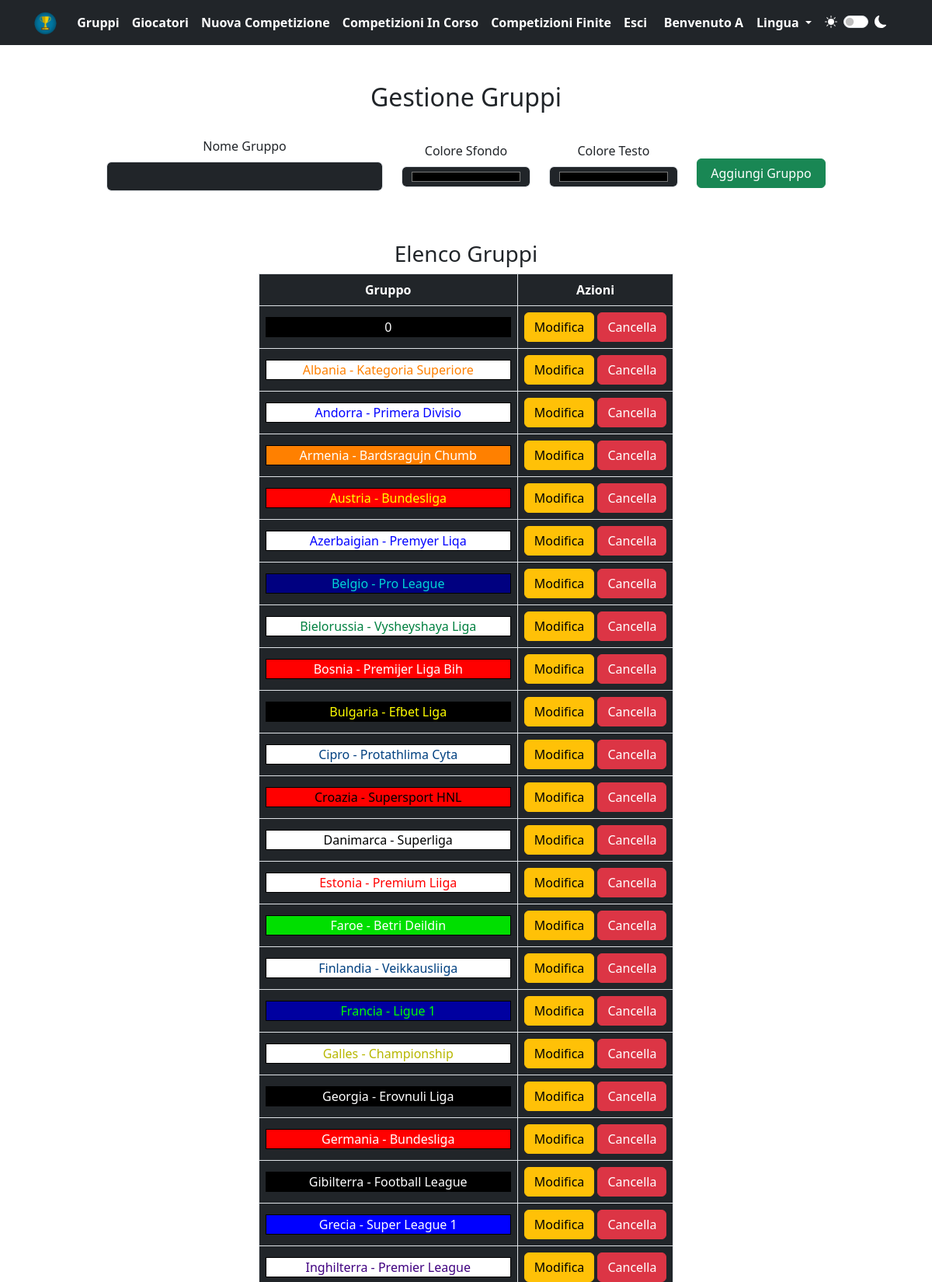
The app's page /index.php?page=gruppi (signed in, upper part) with its own data.
### tables this page shows
CREATE TABLE IF NOT EXISTS `gruppi` (
  `utente` varchar(200) NOT NULL,
  `nome` varchar(200) NOT NULL,
  `colore1` varchar(200) NOT NULL,
  `colore2` varchar(200) NOT NULL,
  PRIMARY KEY (`utente`,`nome`),
  CONSTRAINT `gruppi_ibfk_1` FOREIGN KEY (`utente`) REFERENCES `users` (`username`) ON UPDATE CASCADE
);

### language/italiano.php (called while the page is built, shortened)
<?php
$VCM_edit = "Modifica";
$VCM_delete = "Cancella";
$VCM_color1 = "Colore Sfondo";
$VCM_color2 = "Colore Testo";
$VCM_actions = "Azioni";
$VCM_players = "Giocatori";
$VCM_comp_in_progress = "Competizioni In Corso";
$VCM_comp_finished = "Competizioni Finite";
$VCM_logout = "Esci";
$VCM_welcome = "Benvenuto";
$VCM_language = "Lingua";
?>

### gruppi.php (the view, shortened to what this page needs)
<?php
$user = $_SESSION['username'];
$query_gruppi = "SELECT * FROM gruppi WHERE utente = ?";
$stmt_gruppi = $conn->prepare($query_gruppi);
$stmt_gruppi->bind_param("s", $user);
$stmt_gruppi->execute();
$result_gruppi = $stmt_gruppi->get_result();
?>
<div class="container">
    <div class="row justify-content-center">
        <h2 class="text-center mt-5">Gestione Gruppi</h2>
        <form action="#" method="post" class="mt-4">
            <div class="row align-items-center justify-content-center">
                <div class="col-lg-4 text-center">
                    <div class="mb-3">
                        <label for="nome_gruppo" class="form-label">Nome Gruppo</label>
                        <input type="text" class="form-control" id="nome_gruppo" name="nome_gruppo" required>
                    </div>
                </div>
                <div class="col-lg-2 text-center">
                    <div class="mb-3">
                        <label for="<?php echo $VCM_color1; ?>" class="form-label"><?php echo $VCM_color1; ?></label>
                        <input type="color" class="form-control" id="colore_primario" name="colore_primario" required>
                    </div>
                </div>
                <div class="col-lg-2 text-center">
                    <div class="mb-3">
                        <label for="<?php echo $VCM_color2; ?>" class="form-label"><?php echo $VCM_color2; ?></label>
                        <input type="color" class="form-control" id="colore_secondario" name="colore_secondario" required>
                    </div>
                </div>
                <div class="col-lg-2 text-center">
                    <div class="mb-3">
                        <button type="submit" class="btn btn-success w-100 mt-4" name="submit">Aggiungi Gruppo</button>
                    </div>
                </div>
            </div>
        </form>
        <div class="row mt-5 justify-content-center">
            <div class="col-auto table-responsive">
                <h3 class="text-center">Elenco Gruppi</h3>
                <table class="table table-bordered text-center table-responsive miatable" id="myTable">
                    <thead>
                        <tr>
                            <th class="mioth">Gruppo</th>
                            <th><?php echo $VCM_actions; ?></th>
                        </tr>
                    </thead>
                    <tbody>
                        <?php if (isset($result_gruppi)) : ?>
                            <?php while ($row = $result_gruppi->fetch_assoc()) : ?>
                                <tr>
                                    <td>
                                        <div class="miocolore px-2" style="background-color: <?php echo htmlspecialchars($row['colore1']); ?>; color: <?php echo htmlspecialchars($row['colore2']); ?>;">
                                            <?php echo htmlspecialchars($row['nome']); ?>
                                        </div>
                                    </td>
                                    <td>
                                        <a href="index.php?page=azioni&name=modificagruppo&gruppo=<?php echo htmlspecialchars($row['nome']); ?>" class="btn btn-warning"><?php echo $VCM_edit; ?></a>
                                        <a href="index.php?page=azioni&name=eliminagruppo&gruppo=<?php echo htmlspecialchars($row['nome']); ?>" class="btn btn-danger"><?php echo $VCM_delete; ?></a>
                                    </td>
                                </tr>
                            <?php endwhile; ?>
                        <?php endif; ?>
                    </tbody>
                </table>
            </div>
        </div>
    </div>
</div>

### index.php (shortened to what this page needs)
<!DOCTYPE html>
<html>
<head>
    <?php include "layout/head.php"; ?>
</head>
<body>
    <?php
    include "conn.php";
    if (isset($_SESSION['lang'])) {
        if ($_SESSION['lang'] === 'it') {
            include "language/italiano.php";
        } elseif ($_SESSION['lang'] === 'en') {
            include "language/inglese.php";
        }
    } else {
        include "language/italiano.php";
    }
    $page = isset($_GET['page']) ? $_GET['page'] : '#';
    ?>
    <?php include "layout/header.php"; ?>
    <?php if (isset($_SESSION['username'])) : ?>
        <?php if ($page == "logout") : ?>
            <?php include "logout.php"; ?>
        <?php elseif ($page == "gruppi") : ?>
            <?php include "gruppi.php"; ?>
        <?php elseif ($page == "giocatori") : ?>
            <?php include "giocatori.php"; ?>
        <?php elseif ($page == "azioni") : ?>
            <?php include "azioni.php"; ?>
        <?php elseif ($page == "storico") : ?>
            <?php include "storico.php"; ?>
        <?php elseif ($page == "modalita") : ?>
            <?php include "modalita.php"; ?>
        <?php elseif ($page == "competizioni") : ?>
            <?php include "competizioni.php"; ?>
        <?php elseif ($page == "visualizza") : ?>
            <?php include "competizioni/visualizza.php"; ?>
        <?php elseif ($page == "classifica") : ?>
            <?php include "competizioni/classifica.php"; ?>
        <?php elseif ($page == "tabellone") : ?>
            <?php include "competizioni/tabellone.php"; ?>
        <?php elseif ($page == "statistiche") : ?>
            <?php include "competizioni/statistiche.php"; ?>
        <?php elseif ($page == "fasefinale") : ?>
            <?php include "competizioni/fasefinale.php"; ?>
        <?php else : ?>
            <?php include "home.php"; ?>
        <?php endif; ?>
    <?php else : ?>
        <?php include "login.php"; ?>
    <?php endif; ?>
</body>
</html>

### layout/head.php (shortened to what this page needs)
<link href="https://cdn.jsdelivr.net/npm/bootstrap@5.3.3/dist/css/bootstrap.min.css" rel="stylesheet"
>
<link rel="stylesheet" href="css/style.css">

### layout/header.php (shortened to what this page needs)
<header class="navbar navbar-expand-xl navbar-dark bg-dark" id="navbar">
    <div class="container">
        <a class="navbar-brand" href="index.php">
            <img src="img/logo.png" alt="VCM" height="30">
        </a>
        <div class="collapse navbar-collapse justify-content-between" id="navbarNav">
            <ul class="navbar-nav">
                <li class="nav-item">
                    <a class="nav-link active" href="index.php?page=gruppi"><b>Gruppi</b></a>
                </li>
                <li class="nav-item">
                    <a class="nav-link active" href="index.php?page=giocatori"><b><?php echo $VCM_players; ?></b></a>
                </li>
                <li class="nav-item">
                    <a class="nav-link active" href="index.php"><b>Nuova Competizione</b></a>
                </li>
                <li class="nav-item">
                    <a class="nav-link active" href="index.php?page=competizioni&com=0"><b><?php echo $VCM_comp_in_progress; ?></b></a>
                </li>
                <li class="nav-item">
                    <a class="nav-link active" href="index.php?page=competizioni&com=1"><b><?php echo $VCM_comp_finished; ?></b></a>
                </li>
                <?php if (isset($_SESSION['username'])) : ?>
                    <li class="nav-item">
                        <a class="nav-link active" href="index.php?page=logout"><b><?php echo $VCM_logout; ?></b></a>
                    </li>
                <?php endif; ?>
            </ul>
            <div class="d-flex align-items-center">
                <?php if (isset($_SESSION['username'])) : ?>
                    <p class="m-0 me-3 fw-bold"><?php echo $VCM_welcome . " " . ucfirst($_SESSION['username']); ?></p>
                <?php endif; ?>
                <div class="d-flex d-flex align-items-center">
                    <div class="dropdown">
                        <button class="btn btn-link dropdown-toggle px-0 fw-bold" type="button" id="languageDropdown" data-bs-toggle="dropdown" aria-expanded="false">
                            <?php echo $VCM_language; ?>
                        </button>
                    </div>
                    <div class=" form-check form-switch px-3 d-flex align-items-center">
                                    <label class="form-check-label d-flex align-items-center" for="themeSwitch">
                                    </label>
                                    <input class="form-check-input d-flex align-items-center" type="checkbox" id="tema">
                                    <label class="form-check-label d-flex align-items-center" for="themeSwitch">
                                    </label>
                    </div>
                </div>
            </div>
        </div>
    </div>
</header>

### css/style.css (style rules this page uses)
:root { --primarycolor: #212529; --secondarycolor: #ffffff; --bs-body-color: #ffffff; --bs-body-bg: #212529; --bs-tertiary-bg : #212529; }
body { background-color: var(--secondarycolor); color: var(--primarycolor); }
a { text-decoration: none; color: var(--secondarycolor); }
th, td { color: var(--secondarycolor) !important; min-width: 50px; vertical-align: middle; }
#languageDropdown { text-decoration: none ; color: var(--secondarycolor); cursor: pointer; }
#tema { float: none; margin-top: 0; margin-left: 0.5rem; margin-right: 0.5rem; cursor: pointer; background-color: var(--secondarycolor); }
.form-check-label, p { color: var(--secondarycolor); }
.miatable th { cursor: pointer; }
.miocolore { border: 1px solid black; }
#myTable th, #myTable td { min-width: auto; }

### records on screen
gruppi: nome "0"
gruppi: nome "Albania - Kategoria Superiore"
gruppi: nome "Andorra - Primera Divisio"
gruppi: nome "Armenia - Bardsragujn Chumb"
gruppi: nome "Austria - Bundesliga"
gruppi: nome "Azerbaigian - Premyer Liqa"
gruppi: nome "Belgio - Pro League"
gruppi: nome "Bielorussia - Vysheyshaya Liga"
gruppi: nome "Bosnia - Premijer Liga Bih"
gruppi: nome "Bulgaria - Efbet Liga"
gruppi: nome "Cipro - Protathlima Cyta"
gruppi: nome "Croazia - Supersport HNL"
gruppi: nome "Danimarca - Superliga"
gruppi: nome "Estonia - Premium Liiga"
gruppi: nome "Faroe - Betri Deildin"
gruppi: nome "Finlandia - Veikkausliiga"
gruppi: nome "Francia - Ligue 1"
gruppi: nome "Galles - Championship"
gruppi: nome "Georgia - Erovnuli Liga"
gruppi: nome "Germania - Bundesliga"
gruppi: nome "Gibilterra - Football League"
gruppi: nome "Grecia - Super League 1"
gruppi: nome "Inghilterra - Premier League"

### other values on screen
$VCM_players "Giocatori"
$VCM_comp_in_progress "Competizioni In Corso"
$VCM_comp_finished "Competizioni Finite"
$VCM_logout "Esci"
$VCM_welcome "Benvenuto"
$_SESSION['username'] "A"
$VCM_language "Lingua"
$VCM_color1 "Colore Sfondo"
$VCM_color2 "Colore Testo"
$VCM_actions "Azioni"
